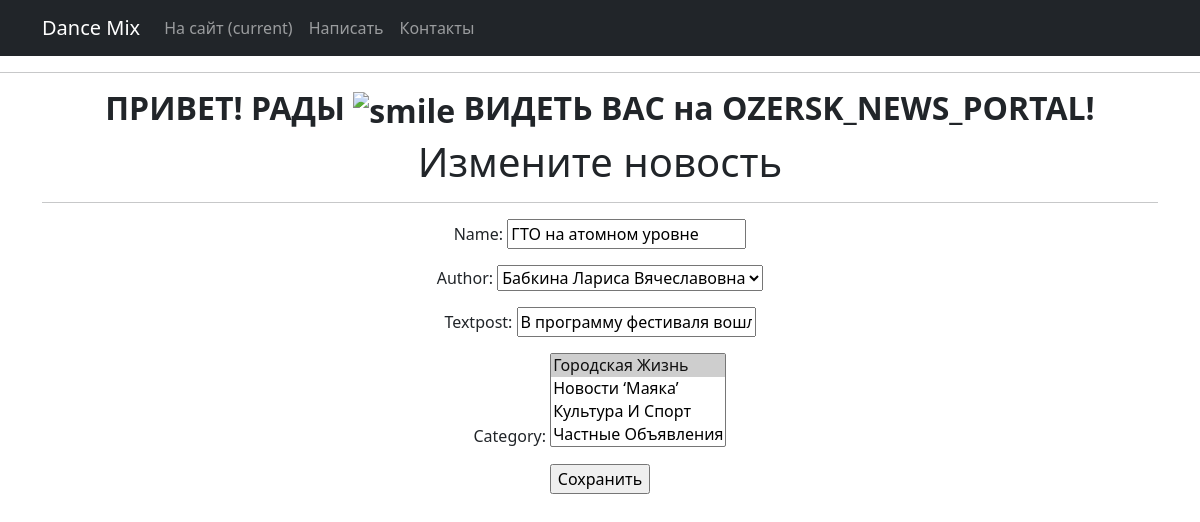
Before: /news/30/edit/ (signed in) with the older database file.
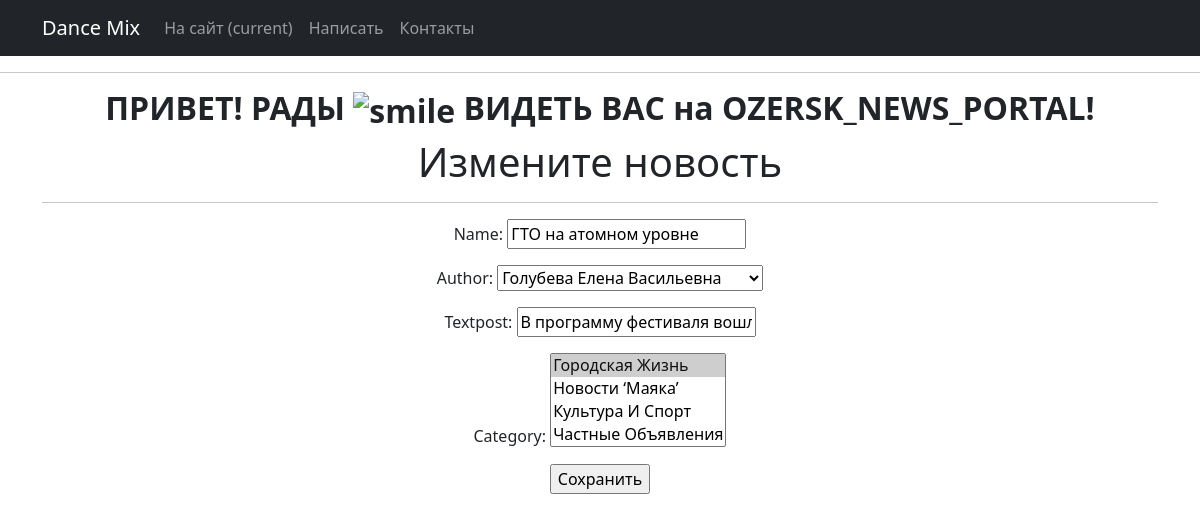
After: the same page with the newer database file.
### News_from_Ozersk/models.py (models this page shows, shortened)
class New(models.Model):         # Новости для нашей витрины
    ARTICLE = 'AR'
    NEWS = 'NE'
    TYPE = [
        (ARTICLE, 'Статья'),
        (NEWS, 'Новость'),
    ]
    post_type = models.CharField(
        max_length=2,
        choices=TYPE,
        default=NEWS,
    )
    name = models.CharField(
        max_length=64,
        unique=True,              # названия новостей не должны повторяться
    )
    time_in = models.DateTimeField(auto_now_add=True)
    textPost = models.TextField()
    author = models.ForeignKey(Author1, on_delete=models.CASCADE)
    category = models.ManyToManyField(Category, through='NewCategory')

class Author1(models.Model):
    name = models.CharField(max_length=100)
    def __str__(self):
       return self.name.title()

class Category(models.Model):                            # Категория, к которой будет привязываться новость
    name = models.CharField(max_length=100, unique=True) # названия категорий тоже не должны повторяться
    subscribers =  models.ManyToManyField(User, related_name ='categories')
    def __str__(self):
        return self.name.title()

### News_from_Ozersk/views.py (the view)
# urls.py: path('news/<int:pk>/edit/', NewEdit.as_view(), name='new_edit'),
class NewEdit(PermissionRequiredMixin, UpdateView):
    permission_required = ('News_from_Ozersk.change_new')
    form_class = NewForm
    model = New
    template_name = 'new_edit.html'

### News_from_Ozersk/forms.py (shortened to what this page needs)
class NewForm(forms.ModelForm):
    textPost = forms.CharField(min_length=100)
    class Meta:
       model = New
       fields = ['name', 'author', 'textPost', 'category']

### templates/new_edit.html (shortened to what this page needs)
{% extends 'flatpages/default.html' %}
{% block content %}
<h1>Измените новость</h1>
<hr>
<form action="" method="post">
    {{ form.as_p }}
    <input type="submit" value="Сохранить" />
</form>
{% endblock content %}

### templates/flatpages/default.html (shortened to what this page needs)
<!DOCTYPE html>
<html lang="en">
    <head>
        {% load static %}
        <link href="{% static 'css/styles.css' %}" rel="stylesheet" />
    </head>
    <body>
        <nav class="navbar navbar-expand-lg navbar-dark bg-dark static-top">
            <div class="container">
                <a class="navbar-brand" href="#">Dance Mix</a>
                <div class="collapse navbar-collapse" id="navbarResponsive">
                     <ul class="navbar-nav ml-auto">
                        <li class="nav-item active">
                            <a class="nav-link" href="#">На сайт
                                <span class="sr-only">(current)</span>
                            </a>
                        </li>
                        <li class="nav-item">
                            <a class="nav-link" href="/about/">Написать</a>
                        </li>
                        <li class="nav-item">
                            <a class="nav-link" href="/contacts/">Контакты</a>
                        </li>
                     </ul>
                </div>
            </div>
        </nav>
<div><hr />
<h2 style="text-align: center;"><strong>ПРИВЕТ! РАДЫ <img src="https://html5-editor.net/tinymce/plugins/emoticons/img/smiley-smile.gif" alt="smile" width="27" height="27" /> ВИДЕТЬ ВАС&nbsp;на&nbsp;OZERSK_NEWS_PORTAL!</strong></h2>
</div>
        <div class="container">
            <div class="row">
                <div class="col-lg-12 text-center">
                    {% block content %}{% endblock content %}
                 </div>
            </div>
        </div>
    </body>
</html>

Changed rows visible on the page:
changed New "ГТО на атомном уровне": author "Бабкина Лариса Вячеславовна" → "Голубева Елена Васильевна"
